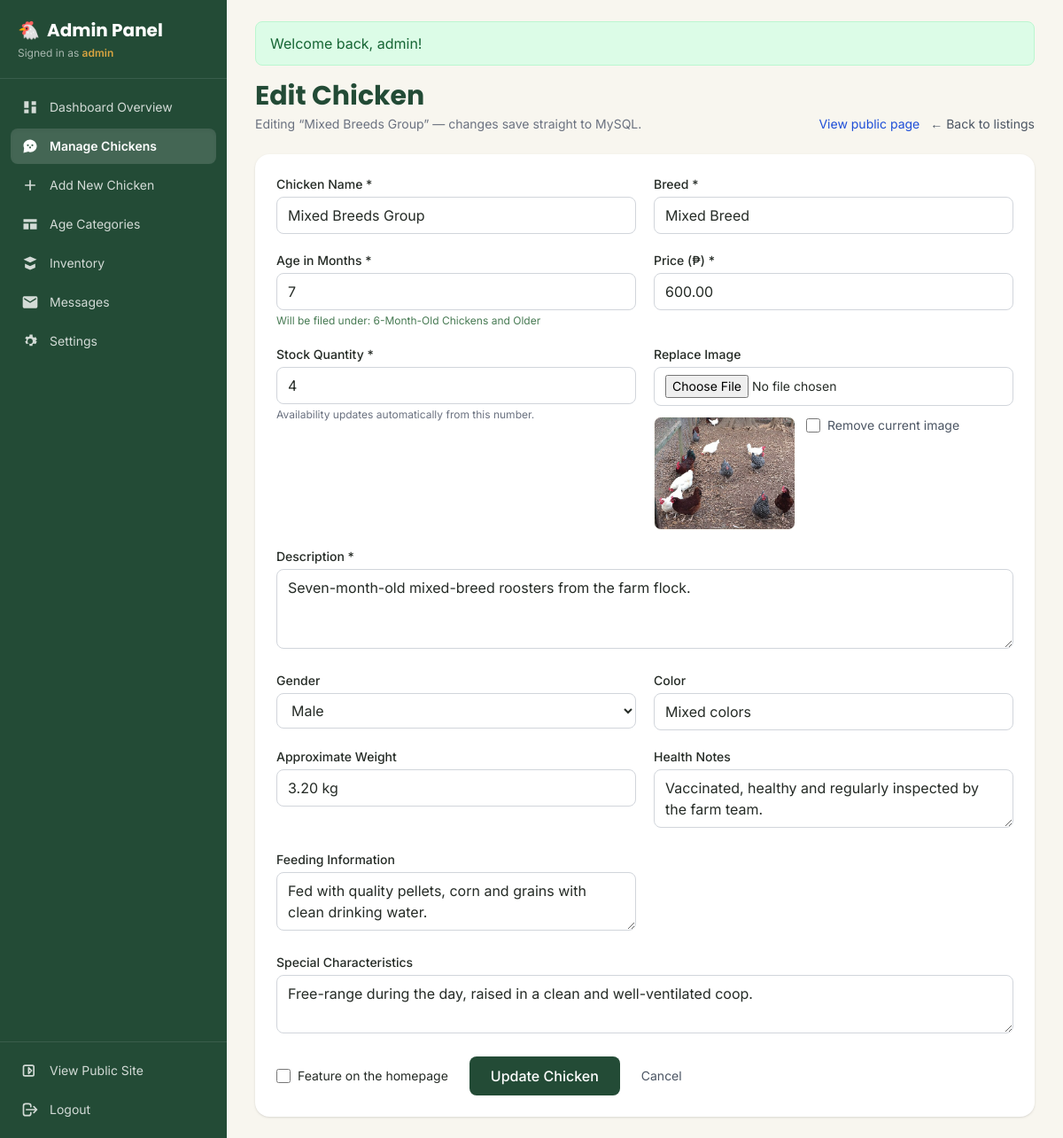
/admin/edit-chicken.php?id=6 (signed in), run on the app's committed database.
### tables this page shows
CREATE TABLE IF NOT EXISTS `chickens` (
  `id`                     INT AUTO_INCREMENT PRIMARY KEY,
  `name`                   VARCHAR(100) NOT NULL,
  `breed`                  VARCHAR(100) NOT NULL,
  `age_months`             INT NOT NULL,
  `category_id`            INT NOT NULL,
  `price`                  DECIMAL(10,2) NOT NULL,
  `description`            TEXT DEFAULT NULL,
  `quantity`               INT NOT NULL DEFAULT 0,
  `image_path`             VARCHAR(255) DEFAULT NULL,
  `gender`                 VARCHAR(20)  DEFAULT NULL,
  `color`                  VARCHAR(50)  DEFAULT NULL,
  `weight`                 VARCHAR(50)  DEFAULT NULL,
  `health_notes`           TEXT DEFAULT NULL,
  `feeding_information`    TEXT DEFAULT NULL,
  `special_characteristics` TEXT DEFAULT NULL,
  `is_featured`            TINYINT(1) NOT NULL DEFAULT 0,
  `created_at`             TIMESTAMP NOT NULL DEFAULT CURRENT_TIMESTAMP,
  `updated_at`             TIMESTAMP NOT NULL DEFAULT CURRENT_TIMESTAMP ON UPDATE CURRENT_TIMESTAMP,
  CONSTRAINT `fk_chickens_category` FOREIGN KEY (`category_id`) REFERENCES `categories` (`id`)
        ON UPDATE CASCADE ON DELETE RESTRICT,
  INDEX `idx_chickens_category` (`category_id`),
  INDEX `idx_chickens_age` (`age_months`),
  INDEX `idx_chickens_breed` (`breed`),
  INDEX `idx_chickens_quantity` (`quantity`)
);

### includes/database.php (called while the page is built, shortened)
<?php
function db(): PDO {
    static $pdo = null;
    if ($pdo === null) {
        $dsn = 'mysql:host=' . DB_HOST . ';dbname=' . DB_NAME . ';charset=utf8mb4';
        $pdo = new PDO($dsn, DB_USER, DB_PASS, [
            PDO::ATTR_ERRMODE => PDO::ERRMODE_EXCEPTION,
            PDO::ATTR_DEFAULT_FETCH_MODE => PDO::FETCH_ASSOC,
            PDO::ATTR_EMULATE_PREPARES => false,
        ]);
    }
    return $pdo;
}
?>

### includes/functions.php (called while the page is built, shortened)
<?php
require_once __DIR__ . '/database.php';
function esc($v): string {
    return htmlspecialchars((string)$v, ENT_QUOTES, 'UTF-8');
}
function app_relative_base(): string {
    static $base = null;
    if ($base !== null) {
        return $base;
    }
    $script  = str_replace('\\', '/', $_SERVER['SCRIPT_NAME'] ?? '');
    $rootDir = basename(dirname(__DIR__));
    $needle  = '/' . $rootDir . '/';
    $pos     = strpos($script, $needle);
    if ($pos === false) {
        $base = '';
    } else {
        $rest = substr($script, $pos + strlen($needle));
        $base = str_repeat('../', substr_count($rest, '/'));
    }
    return $base;
}
function image_url(?string $path): string {
    $path = trim((string)$path);
    $relative = ltrim($path, '/');
    return app_relative_base() . $relative;
}

### admin/edit-chicken.php (the view, shortened to what this page needs)
<?php
require_once '../includes/functions.php';
require_once '../includes/admin-layout.php';
$id = (int)($_GET['id'] ?? 0);
$stmt = db()->prepare('SELECT * FROM chickens WHERE id = ?');
$stmt->execute([$id]);
$ch = $stmt->fetch();
$old = [
    'name' => (string)$ch['name'],
    'breed' => (string)$ch['breed'],
    'age_months' => (string)$ch['age_months'],
    'price' => (string)$ch['price'],
    'quantity' => (string)$ch['quantity'],
    'description' => (string)$ch['description'],
    'gender' => (string)$ch['gender'],
    'color' => (string)$ch['color'],
    'weight' => (string)$ch['weight'],
    'health_notes' => (string)$ch['health_notes'],
    'feeding_information' => (string)$ch['feeding_information'],
    'special_characteristics' => (string)$ch['special_characteristics'],
];
$stmt = db()->prepare('SELECT * FROM chickens WHERE id = ?');
$stmt->execute([$id]);
$ch = $stmt->fetch();
?>
<div class="flex flex-wrap items-end justify-between gap-4 mb-6">
  <div>
    <h1 class="font-heading text-2xl md:text-3xl font-bold text-primary">Edit Chicken</h1>
    <p class="text-sm text-gray-500 mt-1">Editing “<?php echo esc($ch['name']); ?>” — changes save straight to MySQL.</p>
  </div>
  <div class="flex gap-3 text-sm">
    <a href="../chicken-details.php?id=<?php echo (int)$ch['id']; ?>" target="_blank" rel="noopener" class="text-blue-700 hover:underline">View public page</a>
    <a href="chickens.php" class="text-gray-600 hover:text-primary">&larr; Back to listings</a>
  </div>
</div>
<form method="post" enctype="multipart/form-data" action="edit-chicken.php?id=<?php echo (int)$ch['id']; ?>"
      class="bg-white rounded-2xl shadow p-6 grid md:grid-cols-2 gap-5">
  <div>
    <label for="name" class="block text-sm font-medium mb-1">Chicken Name *</label>
    <input id="name" name="name" value="<?php echo esc($old['name']); ?>" required maxlength="100"
           class="w-full border border-gray-300 rounded-lg px-3 py-2 focus:outline-none focus:ring-2 focus:ring-secondary focus:border-secondary">
  </div>
  <div>
    <label for="breed" class="block text-sm font-medium mb-1">Breed *</label>
    <input id="breed" name="breed" value="<?php echo esc($old['breed']); ?>" required maxlength="100" list="breedOptions"
           class="w-full border border-gray-300 rounded-lg px-3 py-2 focus:outline-none focus:ring-2 focus:ring-secondary focus:border-secondary">
  </div>
  <div>
    <label for="age_months" class="block text-sm font-medium mb-1">Age in Months *</label>
    <input id="age_months" name="age_months" type="number" min="<?php echo MIN_AGE_MONTHS; ?>" max="120"
           value="<?php echo esc($old['age_months']); ?>" required
           class="w-full border border-gray-300 rounded-lg px-3 py-2 focus:outline-none focus:ring-2 focus:ring-secondary focus:border-secondary">
    <p id="agePreview" class="text-xs text-secondary mt-1">Auto-categorised by age.</p>
  </div>
  <div>
    <label for="price" class="block text-sm font-medium mb-1">Price (₱) *</label>
    <input id="price" name="price" type="number" step="0.01" min="0" value="<?php echo esc($old['price']); ?>" required
           class="w-full border border-gray-300 rounded-lg px-3 py-2 focus:outline-none focus:ring-2 focus:ring-secondary focus:border-secondary">
  </div>
  <div>
    <label for="quantity" class="block text-sm font-medium mb-1">Stock Quantity *</label>
    <input id="quantity" name="quantity" type="number" min="0" value="<?php echo esc($old['quantity']); ?>" required
           class="w-full border border-gray-300 rounded-lg px-3 py-2 focus:outline-none focus:ring-2 focus:ring-secondary focus:border-secondary">
    <p class="text-xs text-gray-500 mt-1">Availability updates automatically from this number.</p>
  </div>
  <div>
    <label for="image" class="block text-sm font-medium mb-1">Replace Image</label>
    <input id="image" name="image" type="file" accept="image/jpeg,image/png,image/webp,image/gif" data-preview="imagePreview"
           class="w-full border border-gray-300 rounded-lg px-3 py-2 text-sm focus:outline-none focus:ring-2 focus:ring-secondary focus:border-secondary">
    <?php if (!empty($ch['image_path'])): ?>
      <div class="mt-3 flex items-start gap-3">
        <img src="<?php echo esc(image_url($ch['image_path'])); ?>" alt="Current image" class="w-40 h-32 object-cover rounded-lg border border-cream">
        <label class="flex items-center gap-2 text-sm text-gray-600">
          <input type="checkbox" name="remove_image" value="1" class="w-4 h-4 rounded border-gray-300 text-primary focus:ring-secondary">
          Remove current image
        </label>
      </div>
    <?php endif; ?>
  </div>
  <div class="md:col-span-2">
    <label for="description" class="block text-sm font-medium mb-1">Description *</label>
    <textarea id="description" name="description" rows="3" required maxlength="2000"
              class="w-full border border-gray-300 rounded-lg px-3 py-2 focus:outline-none focus:ring-2 focus:ring-secondary focus:border-secondary"><?php echo esc($old['description']); ?></textarea>
  </div>
  <div>
    <label for="gender" class="block text-sm font-medium mb-1">Gender</label>
    <select id="gender" name="gender" class="w-full border border-gray-300 rounded-lg px-3 py-2 bg-white focus:outline-none focus:ring-2 focus:ring-secondary focus:border-secondary">
      <option value="Male"   <?php echo ($old['gender'] === 'Male')   ? 'selected' : ''; ?>>Male</option>
    </select>
  </div>
  <div>
    <label for="color" class="block text-sm font-medium mb-1">Color</label>
    <input id="color" name="color" value="<?php echo esc($old['color']); ?>" maxlength="50"
           class="w-full border border-gray-300 rounded-lg px-3 py-2 focus:outline-none focus:ring-2 focus:ring-secondary focus:border-secondary">
  </div>
  <div>
    <label for="weight" class="block text-sm font-medium mb-1">Approximate Weight</label>
    <input id="weight" name="weight" value="<?php echo esc($old['weight']); ?>" maxlength="50"
           class="w-full border border-gray-300 rounded-lg px-3 py-2 focus:outline-none focus:ring-2 focus:ring-secondary focus:border-secondary">
  </div>
  <div>
    <label for="health_notes" class="block text-sm font-medium mb-1">Health Notes</label>
    <textarea id="health_notes" name="health_notes" rows="2" maxlength="1000"
              class="w-full border border-gray-300 rounded-lg px-3 py-2 focus:outline-none focus:ring-2 focus:ring-secondary focus:border-secondary"><?php echo esc($old['health_notes']); ?></textarea>
  </div>
  <div>
    <label for="feeding_information" class="block text-sm font-medium mb-1">Feeding Information</label>
    <textarea id="feeding_information" name="feeding_information" rows="2" maxlength="1000"
              class="w-full border border-gray-300 rounded-lg px-3 py-2 focus:outline-none focus:ring-2 focus:ring-secondary focus:border-secondary"><?php echo esc($old['feeding_information']); ?></textarea>
  </div>
  <div class="md:col-span-2">
    <label for="special_characteristics" class="block text-sm font-medium mb-1">Special Characteristics</label>
    <textarea id="special_characteristics" name="special_characteristics" rows="2" maxlength="1000"
              class="w-full border border-gray-300 rounded-lg px-3 py-2 focus:outline-none focus:ring-2 focus:ring-secondary focus:border-secondary"><?php echo esc($old['special_characteristics']); ?></textarea>
  </div>
  <div class="md:col-span-2 flex flex-wrap items-center gap-6">
    <label class="flex items-center gap-2 text-sm">
      <input type="checkbox" name="is_featured" id="is_featured" value="1" class="w-4 h-4 rounded border-gray-300 text-primary focus:ring-secondary"
             <?php echo !empty($ch['is_featured']) ? 'checked' : ''; ?>>
      Feature on the homepage
    </label>
    <button type="submit" class="bg-primary text-white px-6 py-2.5 rounded-lg hover:bg-secondary transition font-medium">Update Chicken</button>
    <a href="chickens.php" class="text-sm text-gray-600 hover:text-primary">Cancel</a>
  </div>
</form>

### assets/css/style.css (style rules this page uses)
html { scroll-behavior: smooth; }

### data on the page
chickens: name "Mixed Breeds Group", breed "Mixed Breed", age_months "7", price "600.00", quantity "4", image_path (picture), description "Seven-month-old mixed-breed roosters from the farm flock.", gender "Male", color "Mixed colors", weight "3.20 kg", health_notes "Vaccinated, healthy and regularly inspected by the farm team.", feeding_information "Fed with quality pellets, corn and grains with clean drinking water.", special_characteristics "Free-range during the day, raised in a clean and well-ventilated coop."

### other printed values
$user "admin"
$label "Dashboard Overview"
$label "Manage Chickens"
$label "Add New Chicken"
$label "Age Categories"
$label "Inventory"
$label "Messages"
$label "Settings"
$flash['message'] "Welcome back, admin!"
